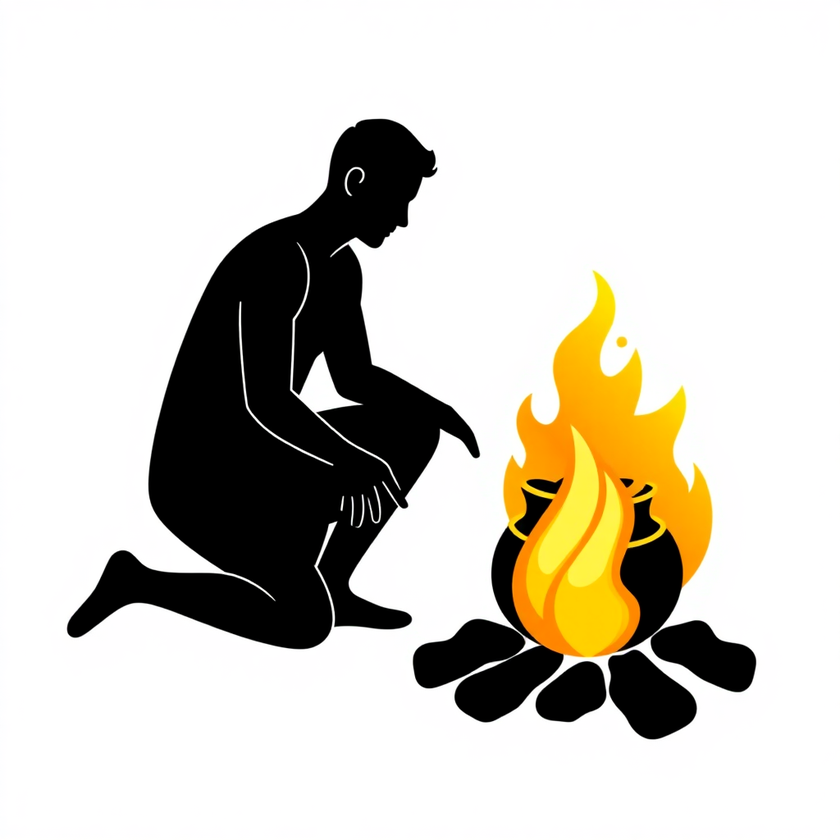
#> input picture reference_images/figures/tending_fire.png, 840 x 840 px, shrunk from 1024 x 1024 before the run, found by its file name
$ python retrace_tending_fire.py
#> lines starting #> are read from the running program, lines starting #| are printed output that depends on the picture; after the words box and inside, x2 and y2 are one past the last pixel; in counts of white or black regions, pixels touching at a corner belong together
#!/usr/bin/env python3
"""
retrace_tending_fire.py
Re-traces tending_fire.png with higher simplify + min_area to eliminate the
small rock/stone paths around the fire base, leaving only the main figure body.

The yellow/orange fire in the PNG has grayscale values > 128 so it becomes
white after thresholding and is never traced — no fire paths to worry about.
The rocks are small closed shapes filtered out by min_area.
"""
import os, json, re
import numpy as np
from PIL import Image
from skimage import measure
from skimage.measure import approximate_polygon

FIGDIR  = r'C:\Users\kanta\Documents\remember-forward\reference_images\figures'
PNG     = os.path.join(FIGDIR, 'tending_fire.png')
SVG_OUT = os.path.join(FIGDIR, 'tending_fire_traced.svg')
JSON    = os.path.join(FIGDIR, 'figure_paths.json')

SIMPLIFY = 4.0    # higher = fewer path points (was 1.8)
MIN_AREA = 10000  # keeps only main body (~147k px²); eliminates rocks + pot (~3-9k px²)

img = Image.open(PNG).convert('L')
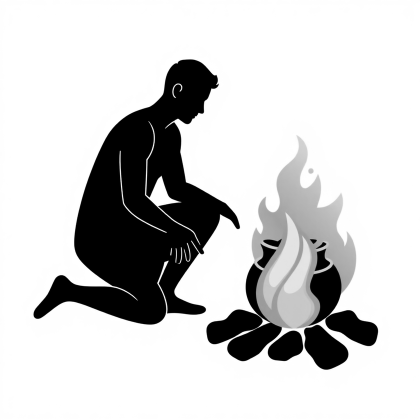
#> img: PIL image 840x840 L (shown at 1/2 size); min 0, max 255, mean 204.9
arr = np.array(img)
h, w = arr.shape
binary = arr < 128
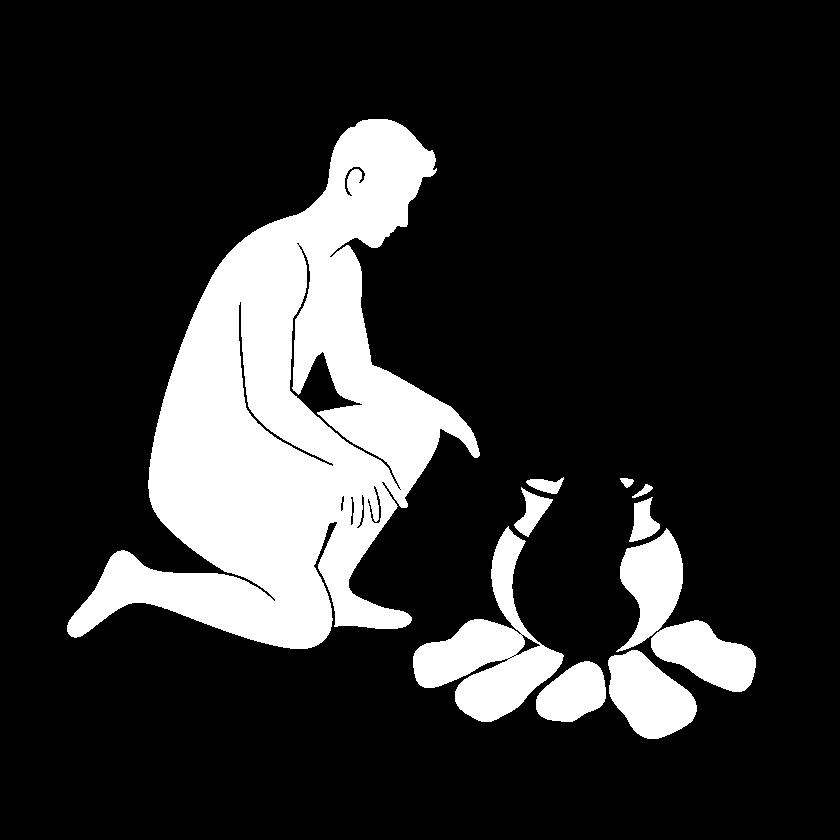
#> binary: shape (840, 840) bool; 18% white; 11 white regions, largest, box (x1, y1, x2, y2) and area: (67, 119, 480, 649) 96633, (413, 526, 564, 722) 11019, (608, 650, 697, 739) 5163
padded = np.pad(binary, 1, mode='constant', constant_values=False)
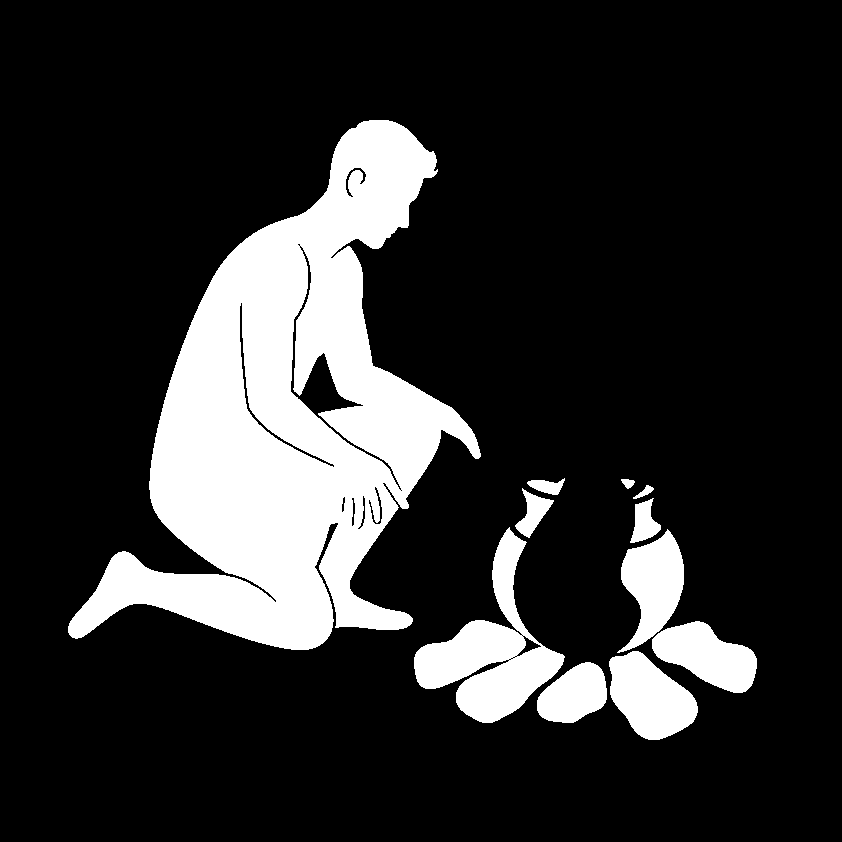
#> padded: shape (842, 842) bool; 17.9% white; 11 white regions, largest, box (x1, y1, x2, y2) and area: (68, 120, 481, 650) 96633, (414, 527, 565, 723) 11019, (609, 651, 698, 740) 5163
contours = measure.find_contours(padded.astype(float), 0.5)
#> contours = 19 point arrays, longest 3155 points

paths = []
for contour in contours:
    pts = contour - 1
    if len(pts) < 20:
        continue
    simplified = approximate_polygon(pts, tolerance=SIMPLIFY)
    if len(simplified) < 3:
        continue
    x, y = simplified[:,1], simplified[:,0]
    area = 0.5 * abs(np.dot(x, np.roll(y,-1)) - np.dot(y, np.roll(x,-1)))
    if area < MIN_AREA:
        continue
    d = f'M {simplified[0][1]:.1f} {simplified[0][0]:.1f}'
    for pt in simplified[1:]:
        d += f' L {pt[1]:.1f} {pt[0]:.1f}'
    d += ' Z'
    paths.append((area, d))
#> this loop made 19 passes
#> (x, y, area) on passes 4, 5, 8: ([332.5, 271, 248.5, 240, 246.5, 277, 332.5], [465, 431.5, 408, 301.5, 409, 438.5, 465], 278.5), ([556, 525.5, 556, 563, 556], [493.5, 481, 481.5, 476.5, 493.5], 225), ([378.5, 374, 376, 367.5, 371.5, 378.5], [522, 485.5, 521.5, 502, 520, 522], 81.25)
#> after the loop, paths = 1 item

paths.sort(key=lambda t: t[0], reverse=True)
print(f'Kept {len(paths)} paths (min_area={MIN_AREA}):')
#| Kept 1 paths (min_area=10000):
for area, d in paths:
    pts_count = d.count(' L ')
    print(f'  area={area:.0f}  points={pts_count+1}')
#> this loop made 1 pass
#> (area, pts_count) on pass 1: (98613.8, 66)
#> (printed output is left out)

path_ds = [d for _, d in paths]
#> path_ds = 1 item

all_x, all_y = [], []
for d in path_ds:
    nums = re.findall(r'[-\d.]+', d)
    coords = [(float(nums[i]), float(nums[i+1])) for i in range(0, len(nums)-1, 2)]
    all_x += [c[0] for c in coords]
    all_y += [c[1] for c in coords]
#> this loop made 1 pass
#> after the loop, all_x = 67 values, max 479.5 at index 42, min 66.5 at index 6, mean 313.6; all_y = 67 values, max 648.5 at index 0, min 118.5 at index 26, mean 445.1

bbox = {
    'x': min(all_x), 'y': min(all_y),
    'w': max(all_x)-min(all_x), 'h': max(all_y)-min(all_y),
    'img_w': w, 'img_h': h,
}
#> bbox = {'x': 66.5, 'y': 118.5, 'w': 413, 'h': 530, 'img_w': 840, 'img_h': 840}
print(f'bbox: {bbox["w"]:.0f}x{bbox["h"]:.0f} at ({bbox["x"]:.0f},{bbox["y"]:.0f})')
#| bbox: 413x530 at (66,118)

# Write inspection SVG
svg = f'<svg xmlns="http://www.w3.org/2000/svg" viewBox="0 0 {w} {h}" width="{w}" height="{h}">\n'
for d in path_ds:
    svg += f'  <path d="{d}" fill="black" fill-rule="nonzero"/>\n'
svg += '</svg>'
with open(SVG_OUT, 'w') as f:
    f.write(svg)
print(f'Inspection SVG: {SVG_OUT}')

# Update figure_paths.json
#> (the run stopped early here; a loop or call above may not have finished)

$ run again, with reference_images/figures/clay_pot.png copied over reference_images/figures/tending_fire.png
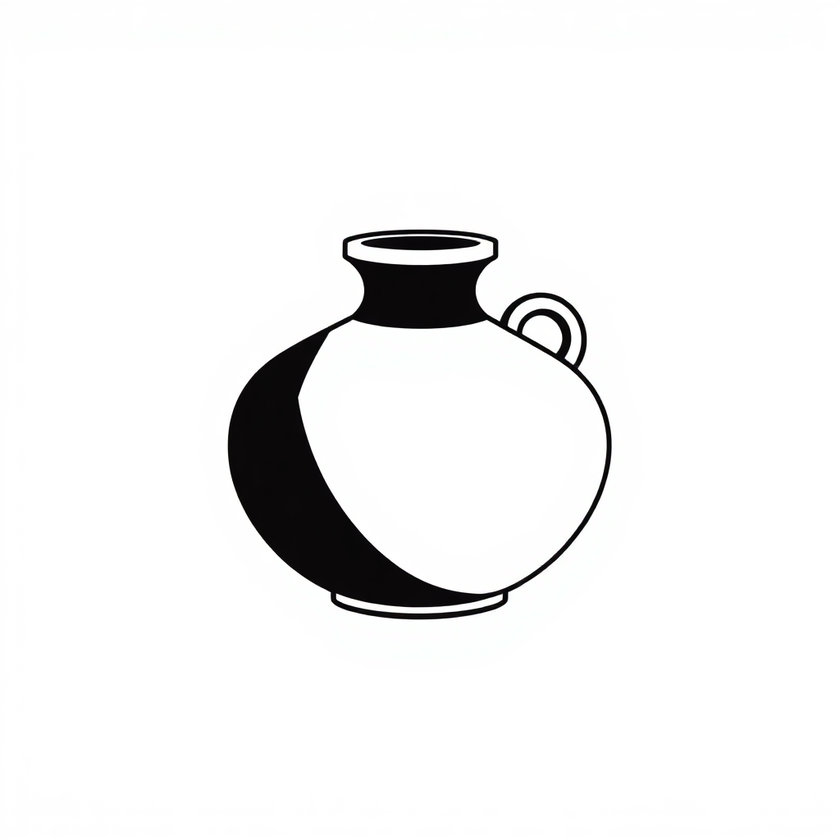
#> input picture reference_images/figures/clay_pot.png, 840 x 840 px, shrunk from 1024 x 1024 before the run, found by its file name
#> `binary = arr < 128`:
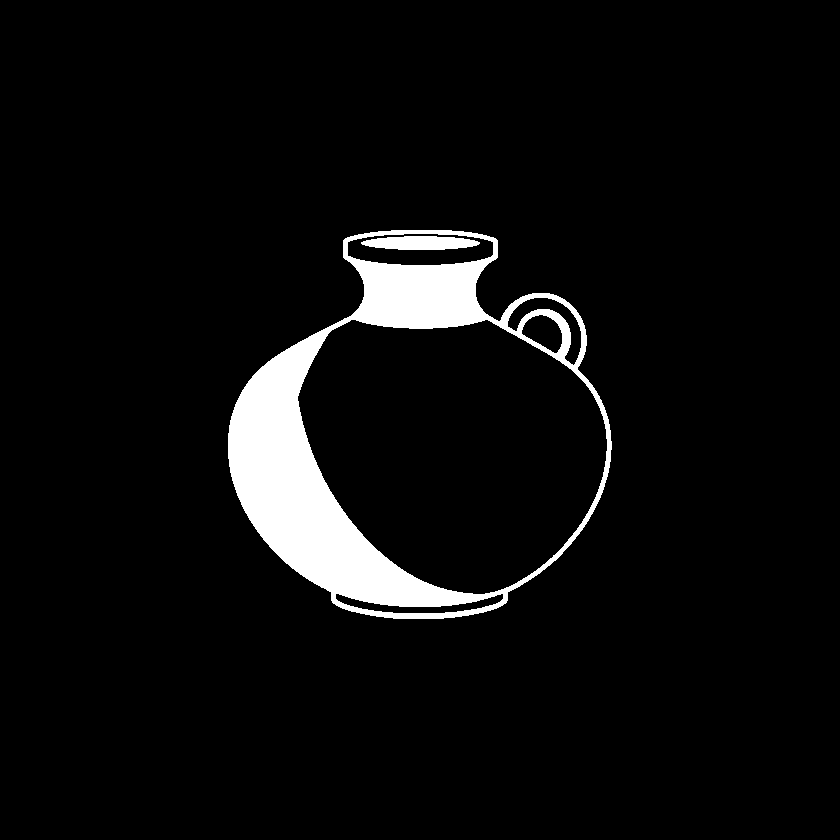
#> binary: shape (840, 840) bool; 5.3% white; 2 white regions, box (x1, y1, x2, y2) and area: (228, 230, 612, 619) 36012, (361, 236, 480, 250) 1294
#> `padded = np.pad(binary, 1, mode='constant', constant_values=False)`:
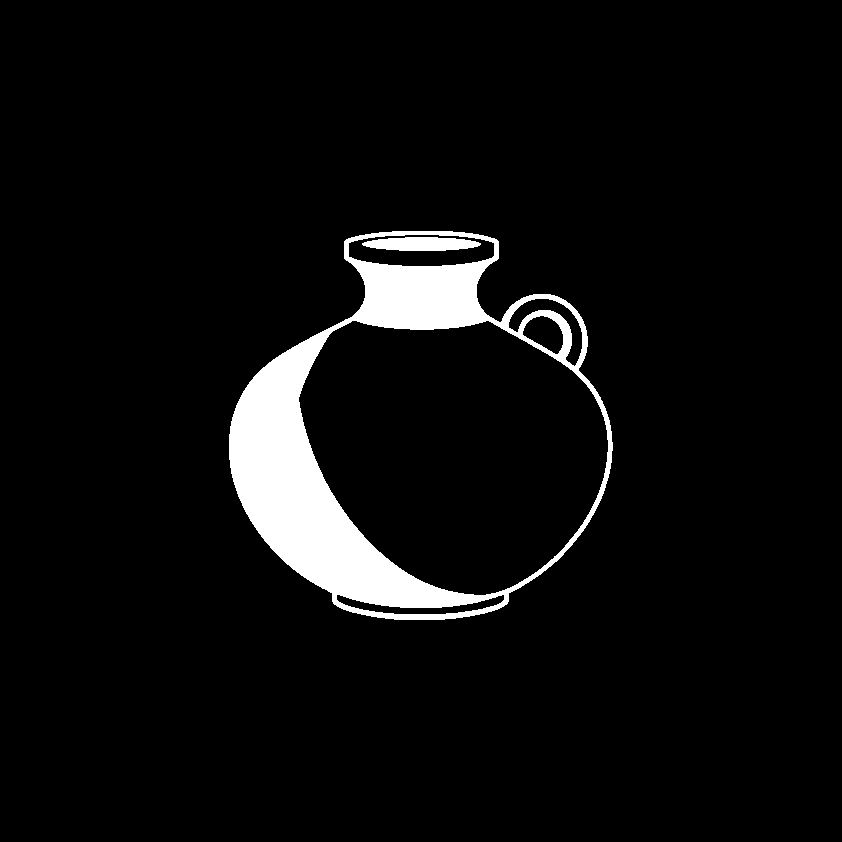
#> padded: shape (842, 842) bool; 5.3% white; 2 white regions, box (x1, y1, x2, y2) and area: (229, 231, 613, 620) 36012, (362, 237, 481, 251) 1294
#> contours = 7 point arrays, longest 1707 points
#> the loop `for contour in contours:` made 7 passes
#> (x, y, area) on passes 2, 3, 5: ([440.5, 490, 492.5, 437, 384, 347.5, 347.5, 360, 440.5], [264, 256.5, 242, 233.5, 234.5, 242, 255, 259.5, 264], 3498.8), ([444, 385, 360.5, 404, 479.5, 444], [249.5, 248.5, 242, 235.5, 242, 249.5], 1012.5), ([556.5, 561.5, 557.5, 542, 529, 521.5, 556.5], [352, 343, 324, 314.5, 318.5, 333, 352], 885)
#> after the loop `for contour in contours:`: paths = 2 items
#| Kept 2 paths (min_area=10000):
#> the loop `for area, d in paths:` made 2 passes
#> (area, pts_count) on passes 1 to 2: (105653.2, 37), (62811, 18)
#> (printed output is left out)
#> the loop `for d in path_ds:` made 2 passes
#> after the loop `for d in path_ds:`: all_x = 57 values, max 608.5 at index 30, min 228.5 at index 8, mean 443.4; all_y = 57 values, max 618.5 at index 0, min 229.5 at index 17, mean 427.4
#> bbox = {'x': 228.5, 'y': 229.5, 'w': 380, 'h': 389, 'img_w': 840, 'img_h': 840}
#| bbox: 380x389 at (228,230)

$ run again, with reference_images/figures/clay_pot_v2.png copied over reference_images/figures/tending_fire.png
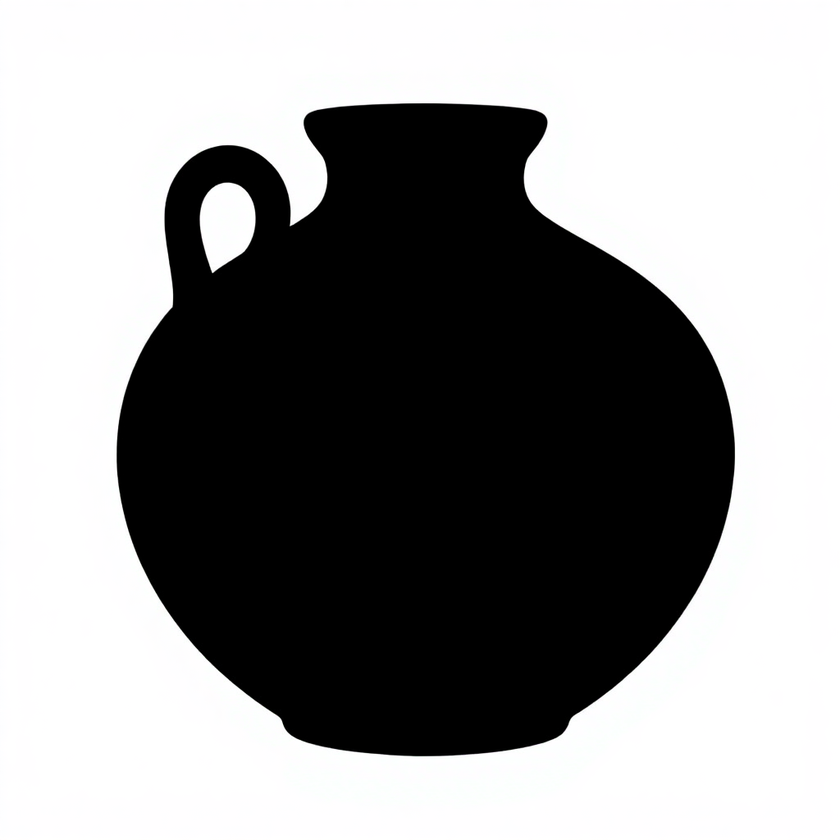
#> input picture reference_images/figures/clay_pot_v2.png, 840 x 840 px, shrunk from 1024 x 1024 before the run, found by its file name
#> `binary = arr < 128`:
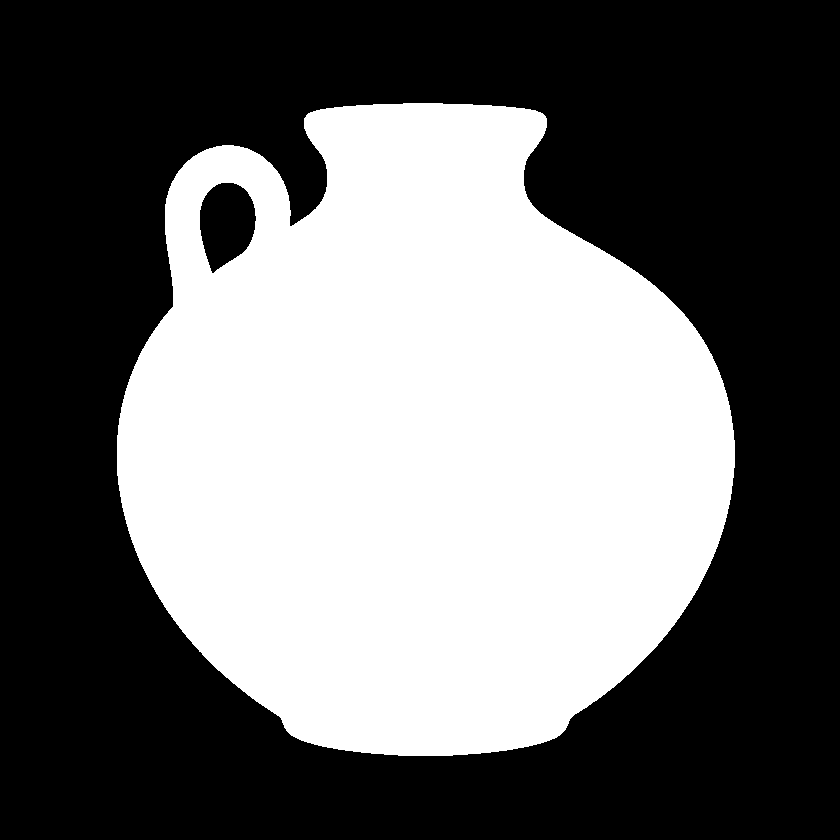
#> binary: shape (840, 840) bool; 42.4% white; 1 white region, box (x1, y1, x2, y2) and area: (117, 103, 735, 756) 299401
#> `padded = np.pad(binary, 1, mode='constant', constant_values=False)`:
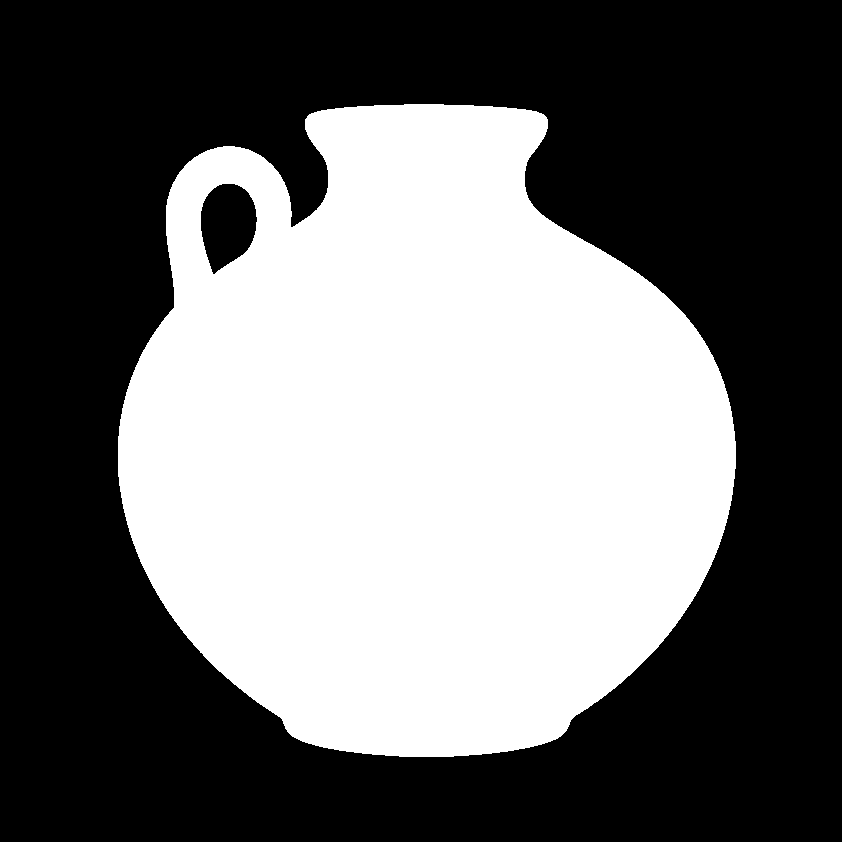
#> padded: shape (842, 842) bool; 42.2% white; 1 white region, box (x1, y1, x2, y2) and area: (118, 104, 736, 757) 299401
#> contours = 2 point arrays, longest 2815 points
#> the loop `for contour in contours:` made 2 passes
#> (area, d) on pass 1: (301558, 'M 452.0 755.5')
#> after the loop `for contour in contours:`: paths = 1 item
#| Kept 1 paths (min_area=10000):
#> the loop `for area, d in paths:` made 1 pass
#> (area, pts_count) on pass 1: (301558, 44)
#> (printed output is left out)
#> the loop `for d in path_ds:` made 1 pass
#> after the loop `for d in path_ds:`: all_x = 45 values, max 734.5 at index 36, min 116.5 at index 8, mean 394; all_y = 45 values, max 755.5 at index 0, min 102.5 at index 26, mean 383.8
#> bbox = {'x': 116.5, 'y': 102.5, 'w': 618, 'h': 653, 'img_w': 840, 'img_h': 840}
#| bbox: 618x653 at (116,102)
